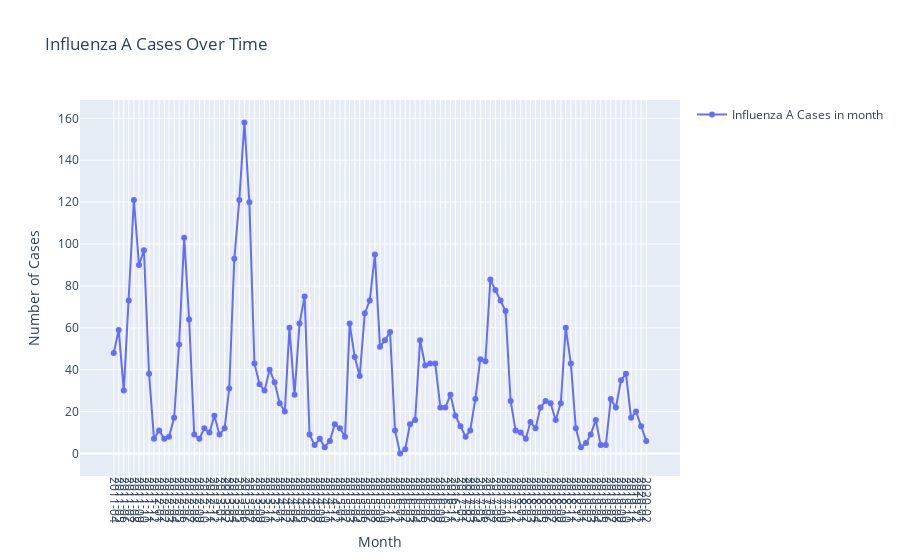

The cell this chart's notebook holds for it:
### Code cell
from pandas import read_csv

def read_data(file_path, num_features = 1):
    series_influ_A_df = read_csv(file_path, engine='python')
    series_influ_A_df = series_influ_A_df.rename(columns= {"Influenza A - All types of surveillance": "case"})

    # because since 2011-03-01 It was announced that the H1N12009 flu had been controlled and treated as regular seasonal flu and
    # since 2020-02-01, it's time for covid 
    
    series_influ_A_df = series_influ_A_df.loc [(series_influ_A_df['Month'] >='2011-04-01') & (series_influ_A_df['Month'] <='2020-02-01')]
    return series_influ_A_df.dropna()

file_path = '../../temp_data/influA_vietnam_temp_month.csv'
#Load data set
df = read_data(file_path)

plot_month_per_year(df, 'case')
